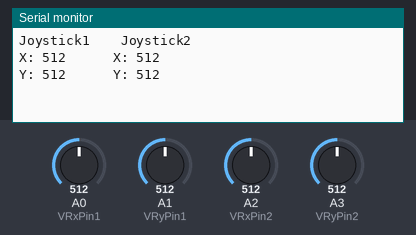
Recording of a sketch running on a simulated Arduino Uno, built with avr-gcc and run on an emulated ATmega328P. Shown: the last lines printed to the serial monitor. The inputs (shaded band) are chosen by the test bench; at power-on: A0 (VRxPin1) = 512, A1 (VRyPin1) = 512, A2 (VRxPin2) = 512, A3 (VRyPin2) = 512.

Above: at 1.8 s.
1.9 s: A0 (VRxPin1) set to 716
3.4 s: A1 (VRyPin1) set to 716
At 4.4 s:
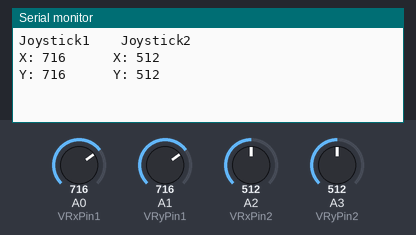
4.9 s: A2 (VRxPin2) set to 716
6.4 s: A3 (VRyPin2) set to 716
At 7.7 s:
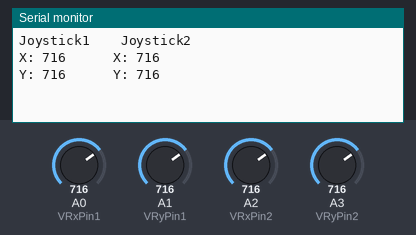
7.9 s: A0 (VRxPin1) set to 992
9.4 s: A1 (VRyPin1) set to 992
At 10.5 s:
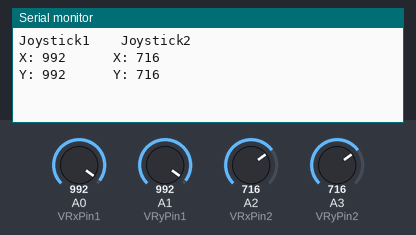
Timing chart, 0 to 11.9 s (numbered marks = the images above; inputs shaded):
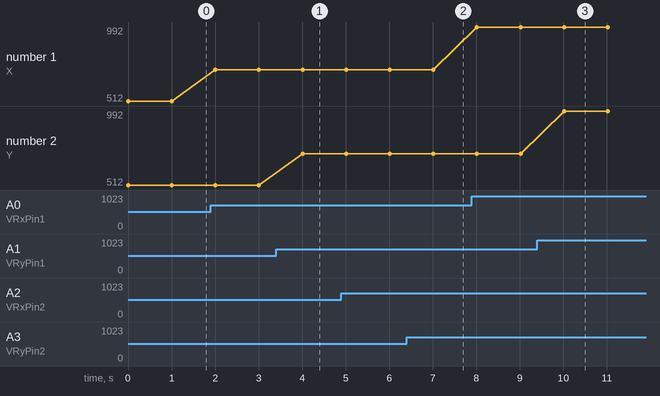

The sketch:

analog_joystick.ino
```cpp
const int JOYSTICK_LEFT = 20;
const int JOYSTICK_RIGHT = 1000;
const int JOYSTICK_DOWN = 1000;
const int JOYSTICK_UP = 20;

// Joystick1
const int VRxPin1 = 0; //VRx pin connected to arduino pin A0
const int VRyPin1 = 1; //VRy pin connected to arduino in A1
const int SwButtonPin1 = 2; //SW pin connected to arduino pin D2

int pressed1 = -1; //this variable will determine whether joystick has been pressed down (selected)
int x1 = -1;//this variable will hold the X-coordinate value
int y1 = -1; //this variable will hold the Y-coordinate value

// Joystick2
const int VRxPin2 = 2; //VRx pin connected to arduino pin A3
const int VRyPin2 = 3; //VRy pin connected to arduino pin A4
const int SwButtonPin2 = 4; //SW pin connected to arduino pin D3

int pressed2 = -1; //this variable will determine whether joystick has been pressed down (selected)
int x2 = -1;//this variable will hold the X-coordinate value
int y2 = -1; //this variable will hold the Y-coordinate value


const bool LOGGING_ENABLED = true;

void readJoystick() {

  // Joystick1
  x1 = analogRead(VRxPin1);               //reads the X-coordinate value
  y1 = analogRead(VRyPin1);               //reads the Y-coordinate value

  // Joystick2
  x2 = analogRead(VRxPin2);
  y2 = analogRead(VRyPin2);

}

void setup() {

  Serial.begin(115200);             //sets the baud rate
}

void loop() {

  readJoystick();               //calls this function which reads the digital input button SW, the X-coordinate and the Y-coordinate

  logJoystickValues(x1, y1, x2, y2);

  delay(1000);

}

void logJoystickValues(int x1, int y1, int x2, int y2) {

  if(LOGGING_ENABLED) {

    Serial.println("Joystick1\t\tJoystick2");

    // Log X values
    Serial.print("X: ");
    Serial.print(x1);
    Serial.print("\t\t\t");
    Serial.print("X: ");
    Serial.print(x2);
    Serial.print("\n");

    // Log Y values
    Serial.print("Y: ");
    Serial.print(y1);
    Serial.print("\t\t\t");
    Serial.print("Y: ");
    Serial.print(y2);
    Serial.print("\n");

    int joystickXState1 = 500;
    int joystickYState1 = 500;

    int joystickXState2 = 500;
    int joystickYState2 = 500;

    // Log direction
    if(x1 <= JOYSTICK_LEFT) {

      Serial.print("LEFT");
      joystickXState1 = JOYSTICK_LEFT;

    } else if(x1 >= JOYSTICK_RIGHT) {

      Serial.print("RIGHT");
      joystickXState1 = JOYSTICK_RIGHT;
    }

    Serial.print("\t\t\t");

    if(x2 <= JOYSTICK_LEFT) {

      Serial.print("LEFT");
      joystickXState2 = JOYSTICK_LEFT;

    } else if(x2 >= JOYSTICK_RIGHT) {

      Serial.print("RIGHT");
      joystickXState2 = JOYSTICK_RIGHT;
    }

    Serial.print("\n");

    if(y1 <= JOYSTICK_UP) {

      Serial.print("UP");
      joystickYState1 = JOYSTICK_UP;

    } else if(y1 >= JOYSTICK_DOWN) {

      Serial.print("DOWN");
      joystickYState1 = JOYSTICK_DOWN;
    }

    Serial.print("\t\t\t");

    if(y2 <= JOYSTICK_UP) {

      Serial.print("UP");
      joystickYState2 = JOYSTICK_UP;

    } else if(y2 >= JOYSTICK_DOWN) {

      Serial.print("DOWN");
      joystickYState2 = JOYSTICK_DOWN;
    }

    Serial.print("\n");

    // Log special states
    if(joystickXState1 == JOYSTICK_LEFT && joystickXState2 == JOYSTICK_RIGHT) {

      Serial.print("\t INWARD\n");
    }

    if(joystickXState1 == JOYSTICK_RIGHT && joystickXState2 == JOYSTICK_LEFT) {

      Serial.print("\t OUTWARD\n");
    }
  }
}
```

Measured:
- after the input at 3.4 s, the serial monitor: prints a new line after 0.61 s (image 1)
- after the input at 6.4 s, the serial monitor: prints a new line after 0.62 s (image 2)
- after the input at 9.4 s, the serial monitor: prints a new line after 0.62 s (image 3)
- plotted number 1: 512 → 716 after the input at 1.9 s, 716 → 992 after the input at 7.9 s
